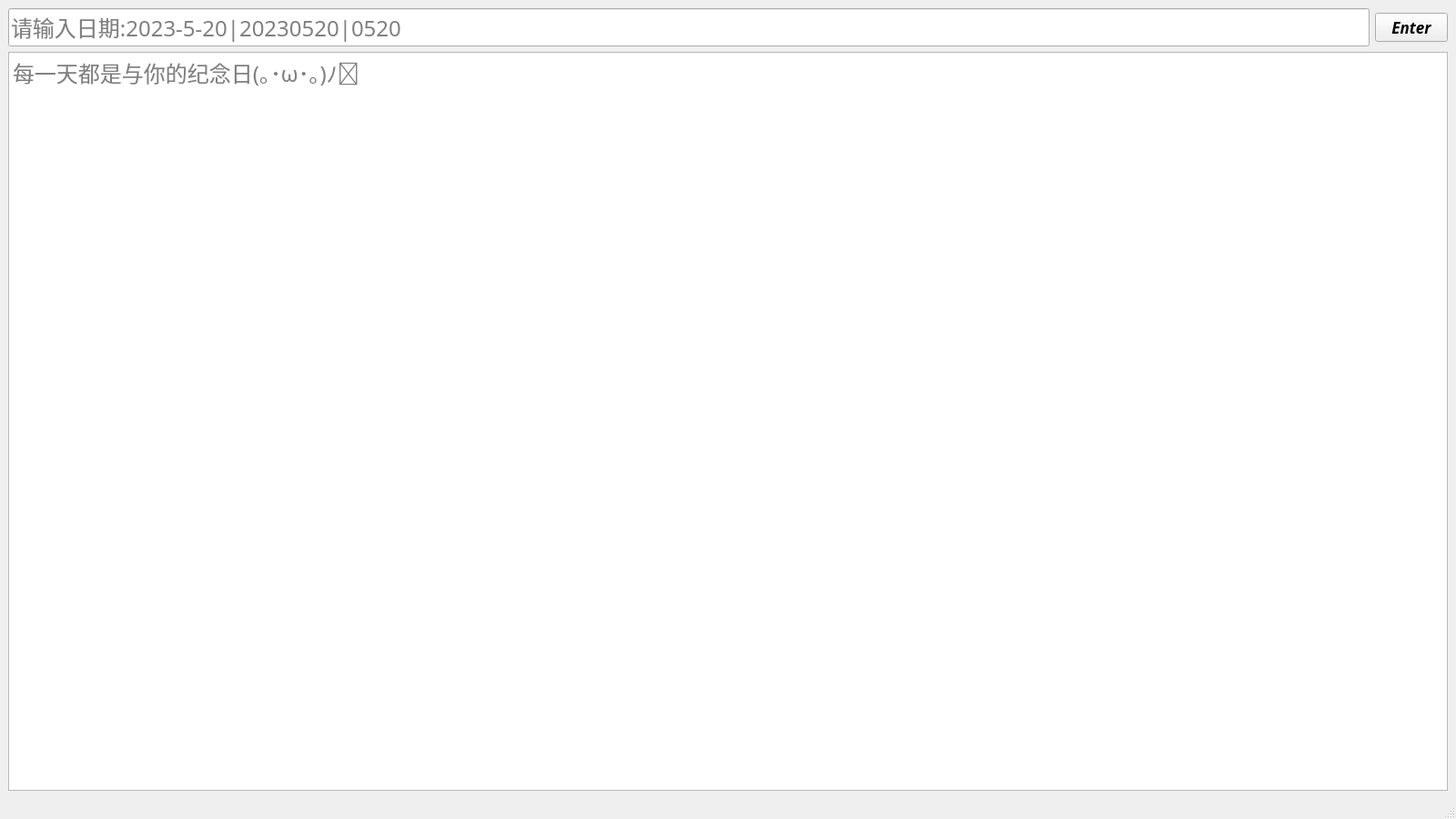
<?xml version="1.0" encoding="UTF-8"?>
<ui version="4.0">
 <class>MainWindow</class>
 <widget class="QMainWindow" name="MainWindow">
  <property name="geometry">
   <rect>
    <x>0</x>
    <y>0</y>
    <width>1600</width>
    <height>900</height>
   </rect>
  </property>
  <property name="windowTitle">
   <string>Anniversary</string>
  </property>
  <widget class="QWidget" name="centralwidget">
   <layout class="QHBoxLayout" name="horizontalLayout_2">
    <item>
     <layout class="QVBoxLayout" name="verticalLayout">
      <item>
       <layout class="QHBoxLayout" name="horizontalLayout">
        <item>
         <widget class="QLineEdit" name="textEdit">
          <property name="font">
           <font>
            <family>微软雅黑</family>
            <pointsize>18</pointsize>
           </font>
          </property>
          <property name="placeholderText">
           <string>请输入日期:2023-5-20|20230520|0520</string>
          </property>
         </widget>
        </item>
        <item>
         <widget class="QPushButton" name="pushButton">
          <property name="font">
           <font>
            <family>微软雅黑</family>
            <pointsize>13</pointsize>
            <weight>75</weight>
            <italic>true</italic>
            <bold>true</bold>
           </font>
          </property>
          <property name="text">
           <string>Enter</string>
          </property>
         </widget>
        </item>
       </layout>
      </item>
      <item>
       <widget class="QTextBrowser" name="textBrowser">
        <property name="font">
         <font>
          <family>微软雅黑</family>
          <pointsize>18</pointsize>
         </font>
        </property>
        <property name="html">
         <string>&lt;!DOCTYPE HTML PUBLIC &quot;-//W3C//DTD HTML 4.0//EN&quot; &quot;http://www.w3.org/TR/REC-html40/strict.dtd&quot;&gt;
&lt;html&gt;&lt;head&gt;&lt;meta name=&quot;qrichtext&quot; content=&quot;1&quot; /&gt;&lt;style type=&quot;text/css&quot;&gt;
p, li { white-space: pre-wrap; }
&lt;/style&gt;&lt;/head&gt;&lt;body style=&quot; font-family:'微软雅黑'; font-size:18pt; font-weight:400; font-style:normal;&quot;&gt;
&lt;p style=&quot;-qt-paragraph-type:empty; margin-top:0px; margin-bottom:0px; margin-left:0px; margin-right:0px; -qt-block-indent:0; text-indent:0px; font-family:'SimSun'; font-size:9pt;&quot;&gt;&lt;br /&gt;&lt;/p&gt;&lt;/body&gt;&lt;/html&gt;</string>
        </property>
        <property name="placeholderText">
         <string>每一天都是与你的纪念日(｡･ω･｡)ﾉ💖</string>
        </property>
       </widget>
      </item>
     </layout>
    </item>
   </layout>
  </widget>
  <widget class="QMenuBar" name="menubar">
   <property name="geometry">
    <rect>
     <x>0</x>
     <y>0</y>
     <width>800</width>
     <height>22</height>
    </rect>
   </property>
  </widget>
  <widget class="QStatusBar" name="statusbar"/>
 </widget>
 <resources/>
 <connections/>
</ui>
